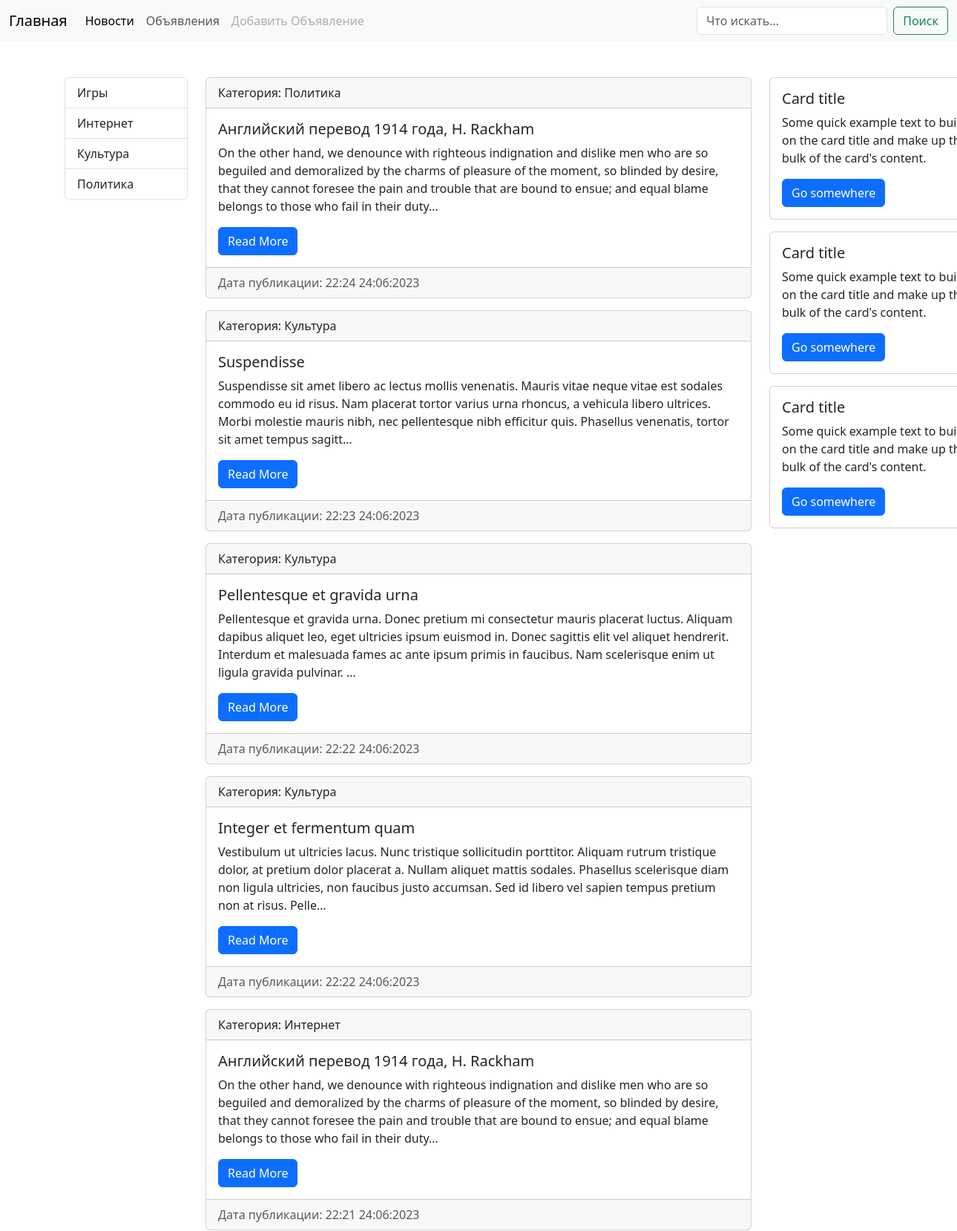
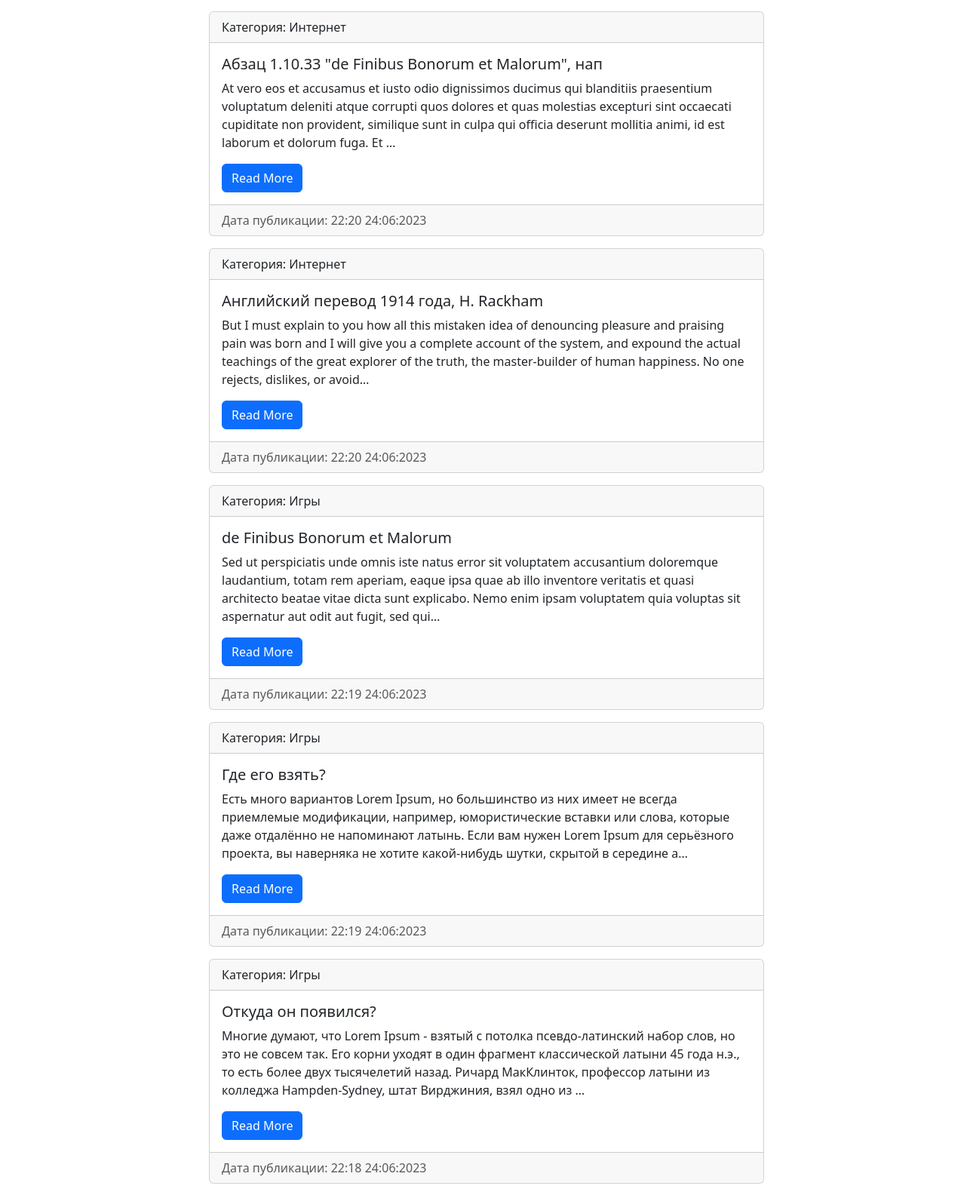
Page /news/ (upper part) on the committed database (2 pictures, top to bottom).
### news/models.py (models this page shows, shortened)
class Category(models.Model):
    title = models.CharField(max_length=150, db_index=True, verbose_name='Категория')
    def __str__(self):
        return self.title
    class Meta:
        verbose_name = 'Категория'
        verbose_name_plural = 'Категории'
        ordering = ['title']

class News(models.Model):
    title = models.CharField(max_length=50, verbose_name='Заголовок')
    content = models.TextField(max_length=1200, blank=False, verbose_name='Контент')
    author = models.CharField(max_length=20, blank=False, verbose_name='Автор')
    photo = models.ImageField(upload_to='photos/%Y/%m/%d/', blank=False, verbose_name='Фото')
    category = models.ForeignKey('Category', on_delete=models.PROTECT, null=True, verbose_name='Категория')
    publish_date = models.DateTimeField(auto_now_add=True, db_index=True, verbose_name='Дата публикации')
    update_date = models.DateTimeField(auto_now=True, editable=False, verbose_name='Дата редактирования')
    is_published = models.BooleanField(default=True, editable=True, verbose_name='Опубликовано')
    class Meta:
        verbose_name = 'Новость'
        verbose_name_plural = 'Новости'
        ordering = ['-publish_date']
    def get_absolute_url(self):
        return reverse('show_news', kwargs={'post_id': self.pk})

### news/views.py (the view)
# urls.py: path('', news, name='news'),
def news(request):
    news_index = News.objects.all()
    cat = Category.objects.all()
    context = {
        'news': news_index,
        'cat': cat,
        'title': 'Новости',
    }
    return render(request, template_name='news/index.html', context=context)

### news/templates/news/index.html (shortened to what this page needs)
<!DOCTYPE html>
<html lang="ru">
<head>
    <link href="https://cdn.jsdelivr.net/npm/bootstrap@5.3.0/dist/css/bootstrap.min.css" rel="stylesheet">
</head>
<body>
<nav class="navbar navbar-expand-lg bg-body-tertiary">
  <div class="container-fluid">
    <a class="navbar-brand" href="#">Главная</a>
    <div class="collapse navbar-collapse" id="navbarSupportedContent">
      <ul class="navbar-nav me-auto mb-2 mb-lg-0">
        <li class="nav-item">
          <a class="nav-link active" aria-current="page" href="{% url 'news' %}">Новости</a>
        </li>
        <li class="nav-item">
          <a class="nav-link" href="{% url 'bboard' %}">Объявления</a>
        </li>
        <li class="nav-item">
          <a class="nav-link disabled">Добавить Объявление</a>
        </li>
      </ul>
      <form class="d-flex" role="search">
        <input class="form-control me-2" type="search" placeholder="Что искать..." aria-label="Search">
        <button class="btn btn-outline-success" type="submit">Поиск</button>
      </form>
    </div>
  </div>
</nav>
<div class="container-xl mt-5">
    <div class="row">
        <div class="col">
            <div class="list-group">
                {% for cat in cat %}
                <a href="{% url 'categories' cat.id %}" class="list-group-item list-group-item-action" aria-current="true">{{ cat.title }}</a>
                {% endfor %}
            </div>
        </div>
        <div class="col-lg-8">
            {% for item in news %}
            <div class="card mb-3 text-left">
                <div class="card-header">Категория: {{ item.category }}</div>
                <div class="card-body">
                    <h5 class="card-title">{{ item.title }}</h5>
                    <p class="card-text">{{ item.content|truncatechars:300 }}</p>
                    <a href="{{ item.get_absolute_url }}" class="btn btn-primary">Read More</a>
                </div>
                <div class="card-footer text-body-secondary">Дата публикации: {{ item.publish_date|date:"H:i d:m:Y" }}</div>
            </div>
            {% endfor %}
        </div>
        <div class="col-lg-2">
            <div class="card mb-3" style="width: 18rem;">
              <div class="card-body">
                <h5 class="card-title">Card title</h5>
                <p class="card-text">Some quick example text to build on the card title and make up the bulk of the card's content.</p>
                <a href="#" class="btn btn-primary">Go somewhere</a>
              </div>
            </div>
            <div class="card mb-3" style="width: 18rem;">
              <div class="card-body">
                <h5 class="card-title">Card title</h5>
                <p class="card-text">Some quick example text to build on the card title and make up the bulk of the card's content.</p>
                <a href="#" class="btn btn-primary">Go somewhere</a>
              </div>
            </div>
            <div class="card mb-3" style="width: 18rem;">
              <div class="card-body">
                <h5 class="card-title">Card title</h5>
                <p class="card-text">Some quick example text to build on the card title and make up the bulk of the card's content.</p>
                <a href="#" class="btn btn-primary">Go somewhere</a>
              </div>
            </div>
        </div>
    </div>
</div>
</body>
</html>

### rows in the picture
Category: title "Игры"
Category: title "Интернет"
Category: title "Культура"
Category: title "Политика"
News: category "Политика", title "Английский перевод 1914 года, H. Rackham", content "On the other hand, we denounce with righteous indignation and dislike men who are so beguiled and demoralized by the charms of pleasure of the moment, so blinded by desire, that they cannot foresee the pain and trouble that are bound to ensue; and equal blame belongs to those who fail in their duty…", publish_date "22:24 24:06:2023"
News: category "Культура", title "Suspendisse", content "Suspendisse sit amet libero ac lectus mollis venenatis. Mauris vitae neque vitae est sodales commodo eu id risus. Nam placerat tortor varius urna rhoncus, a vehicula libero ultrices. Morbi molestie mauris nibh, nec pellentesque nibh efficitur quis. Phasellus venenatis, tortor sit amet tempus sagitt…", publish_date "22:23 24:06:2023"
News: category "Культура", title "Pellentesque et gravida urna", content "Pellentesque et gravida urna. Donec pretium mi consectetur mauris placerat luctus. Aliquam dapibus aliquet leo, eget ultricies ipsum euismod in. Donec sagittis elit vel aliquet hendrerit. Interdum et malesuada fames ac ante ipsum primis in faucibus. Nam scelerisque enim ut ligula gravida pulvinar. …", publish_date "22:22 24:06:2023"
News: category "Культура", title "Integer et fermentum quam", content "Vestibulum ut ultricies lacus. Nunc tristique sollicitudin porttitor. Aliquam rutrum tristique dolor, at pretium dolor placerat a. Nullam aliquet mattis sodales. Phasellus scelerisque diam non ligula ultricies, non faucibus justo accumsan. Sed id libero vel sapien tempus pretium non at risus. Pelle…", publish_date "22:22 24:06:2023"
News: category "Интернет", title "Английский перевод 1914 года, H. Rackham", content "On the other hand, we denounce with righteous indignation and dislike men who are so beguiled and demoralized by the charms of pleasure of the moment, so blinded by desire, that they cannot foresee the pain and trouble that are bound to ensue; and equal blame belongs to those who fail in their duty…", publish_date "22:21 24:06:2023"
News: category "Интернет", title "Абзац 1.10.33 \"de Finibus Bonorum et Malorum\", нап", content "At vero eos et accusamus et iusto odio dignissimos ducimus qui blanditiis praesentium voluptatum deleniti atque corrupti quos dolores et quas molestias excepturi sint occaecati cupiditate non provident, similique sunt in culpa qui officia deserunt mollitia animi, id est laborum et dolorum fuga. Et …", publish_date "22:20 24:06:2023"
News: category "Интернет", title "Английский перевод 1914 года, H. Rackham", content "But I must explain to you how all this mistaken idea of denouncing pleasure and praising pain was born and I will give you a complete account of the system, and expound the actual teachings of the great explorer of the truth, the master-builder of human happiness. No one rejects, dislikes, or avoid…", publish_date "22:20 24:06:2023"
News: category "Игры", title "de Finibus Bonorum et Malorum", content "Sed ut perspiciatis unde omnis iste natus error sit voluptatem accusantium doloremque laudantium, totam rem aperiam, eaque ipsa quae ab illo inventore veritatis et quasi architecto beatae vitae dicta sunt explicabo. Nemo enim ipsam voluptatem quia voluptas sit aspernatur aut odit aut fugit, sed qui…", publish_date "22:19 24:06:2023"
News: category "Игры", title "Где его взять?", content "Есть много вариантов Lorem Ipsum, но большинство из них имеет не всегда приемлемые модификации, например, юмористические вставки или слова, которые даже отдалённо не напоминают латынь. Если вам нужен Lorem Ipsum для серьёзного проекта, вы наверняка не хотите какой-нибудь шутки, скрытой в середине а…", publish_date "22:19 24:06:2023"
News: category "Игры", title "Откуда он появился?", content "Многие думают, что Lorem Ipsum - взятый с потолка псевдо-латинский набор слов, но это не совсем так. Его корни уходят в один фрагмент классической латыни 45 года н.э., то есть более двух тысячелетий назад. Ричард МакКлинток, профессор латыни из колледжа Hampden-Sydney, штат Вирджиния, взял одно из …", publish_date "22:18 24:06:2023"
